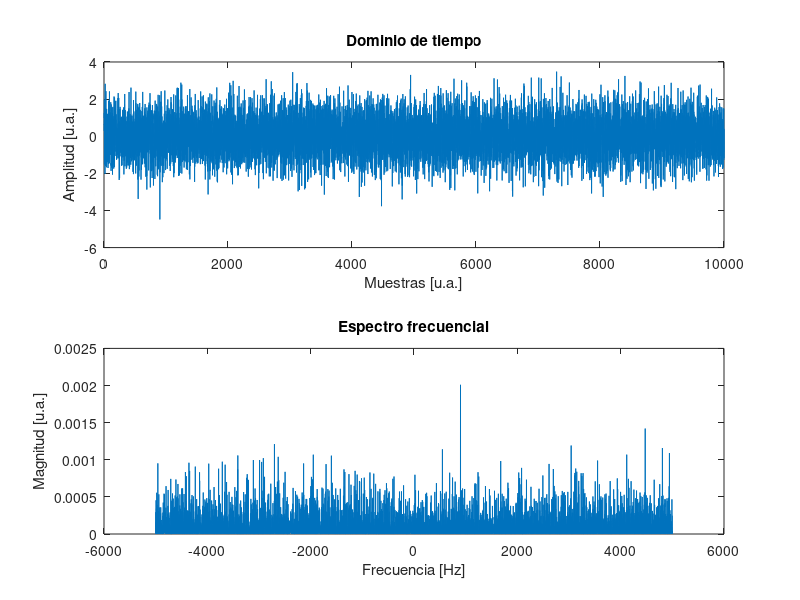

Recreate this plot in MATLAB.
close all
clear all

N=10000;
Fs=10000;

noise = randn(1,N);

figure

subplot(2,1,1)
plot(noise)
title('Dominio de tiempo')
xlabel("Muestras [u.a.]");
ylabel("Amplitud [u.a.]");


Y = fftshift(noise);
fshift = (-N/2:N/2-1)*(Fs/N); % zero-centered frequency range
powershift = abs(Y).^2/N;     % zero-centered power



subplot(2,1,2)
plot(fshift,powershift)
title('Espectro frecuencial')
xlabel("Frecuencia [Hz]");
ylabel("Magnitud [u.a.]");